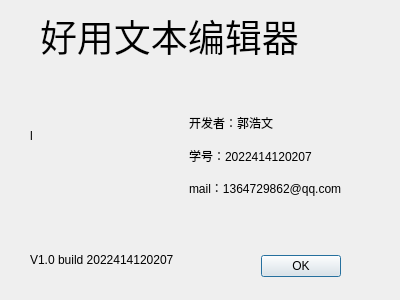
<?xml version="1.0" encoding="UTF-8"?>
<ui version="4.0">
 <class>AboutDialog</class>
 <widget class="QDialog" name="AboutDialog">
  <property name="geometry">
   <rect>
    <x>0</x>
    <y>0</y>
    <width>400</width>
    <height>300</height>
   </rect>
  </property>
  <property name="windowTitle">
   <string>Dialog</string>
  </property>
  <widget class="QDialogButtonBox" name="buttonBox">
   <property name="geometry">
    <rect>
     <x>0</x>
     <y>250</y>
     <width>341</width>
     <height>32</height>
    </rect>
   </property>
   <property name="orientation">
    <enum>Qt::Orientation::Horizontal</enum>
   </property>
   <property name="standardButtons">
    <set>QDialogButtonBox::StandardButton::Ok</set>
   </property>
  </widget>
  <widget class="QLabel" name="label">
   <property name="geometry">
    <rect>
     <x>40</x>
     <y>-30</y>
     <width>271</width>
     <height>131</height>
    </rect>
   </property>
   <property name="font">
    <font>
     <pointsize>28</pointsize>
    </font>
   </property>
   <property name="text">
    <string>好用文本编辑器</string>
   </property>
  </widget>
  <widget class="QLabel" name="label_5">
   <property name="geometry">
    <rect>
     <x>30</x>
     <y>80</y>
     <width>111</width>
     <height>111</height>
    </rect>
   </property>
   <property name="styleSheet">
    <string notr="true">border-image: url(:/img/R.jfif);</string>
   </property>
   <property name="text">
    <string>l</string>
   </property>
  </widget>
  <widget class="QLabel" name="label_6">
   <property name="geometry">
    <rect>
     <x>30</x>
     <y>250</y>
     <width>161</width>
     <height>20</height>
    </rect>
   </property>
   <property name="text">
    <string>V1.0 build 2022414120207</string>
   </property>
  </widget>
  <widget class="QWidget" name="layoutWidget">
   <property name="geometry">
    <rect>
     <x>189</x>
     <y>110</y>
     <width>171</width>
     <height>91</height>
    </rect>
   </property>
   <layout class="QVBoxLayout" name="verticalLayout">
    <item>
     <widget class="QLabel" name="label_2">
      <property name="text">
       <string>开发者：郭浩文</string>
      </property>
     </widget>
    </item>
    <item>
     <widget class="QLabel" name="label_3">
      <property name="text">
       <string>学号：2022414120207</string>
      </property>
     </widget>
    </item>
    <item>
     <widget class="QLabel" name="label_4">
      <property name="text">
       <string>mail：1364729862@qq.com</string>
      </property>
     </widget>
    </item>
   </layout>
  </widget>
 </widget>
 <resources/>
 <connections>
  <connection>
   <sender>buttonBox</sender>
   <signal>accepted()</signal>
   <receiver>AboutDialog</receiver>
   <slot>accept()</slot>
   <hints>
    <hint type="sourcelabel">
     <x>248</x>
     <y>254</y>
    </hint>
    <hint type="destinationlabel">
     <x>157</x>
     <y>274</y>
    </hint>
   </hints>
  </connection>
  <connection>
   <sender>buttonBox</sender>
   <signal>rejected()</signal>
   <receiver>AboutDialog</receiver>
   <slot>reject()</slot>
   <hints>
    <hint type="sourcelabel">
     <x>316</x>
     <y>260</y>
    </hint>
    <hint type="destinationlabel">
     <x>286</x>
     <y>274</y>
    </hint>
   </hints>
  </connection>
 </connections>
</ui>
